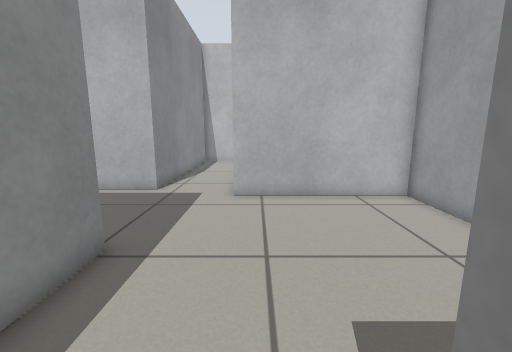
[1] (above)

18 first-person views from a walk through a robot-simulator world made for Gazebo. The camera is 0.68 m above the floor, tilts 10° down and sees 90° across. The floor is counted in squares, 0.25 m on a side. Each view is taken from the middle of a square. On the plan, view 1 faces up. The plan holds only what a view shows up to about 18 squares ahead; the rest is blank.

[2]
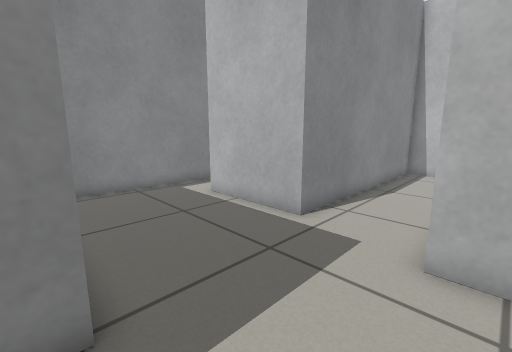

[3]
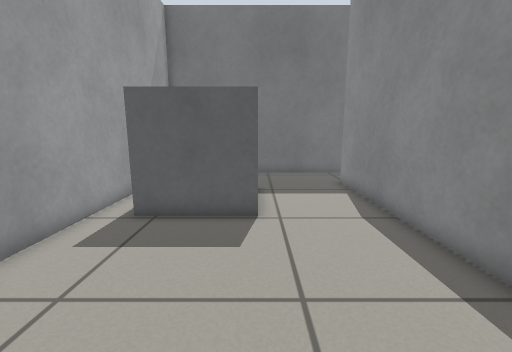

[4]
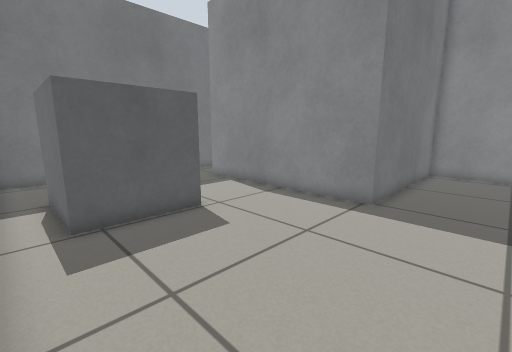

[5]
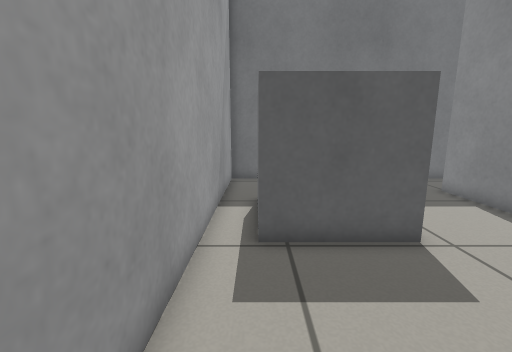

[6]
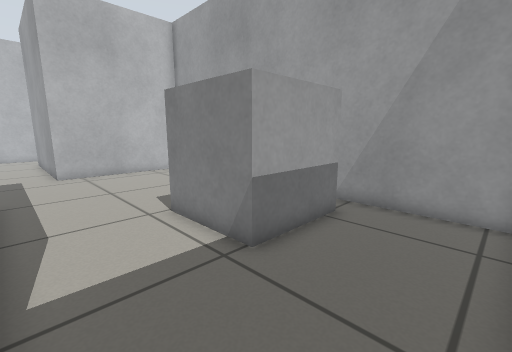

[7]
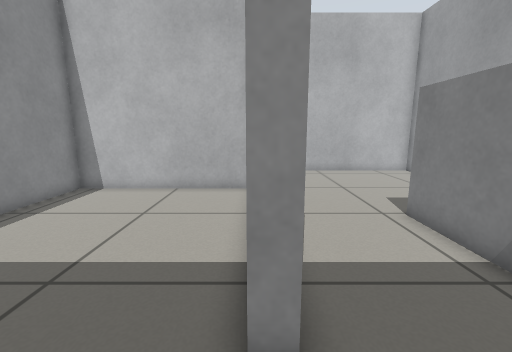

[8]
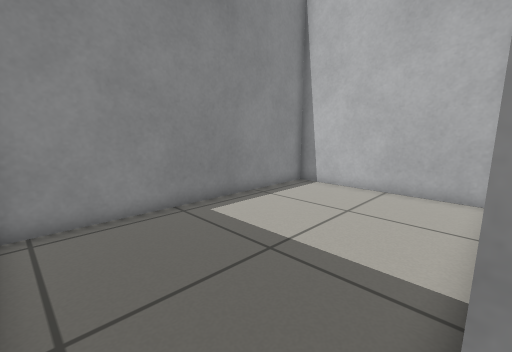

[9]
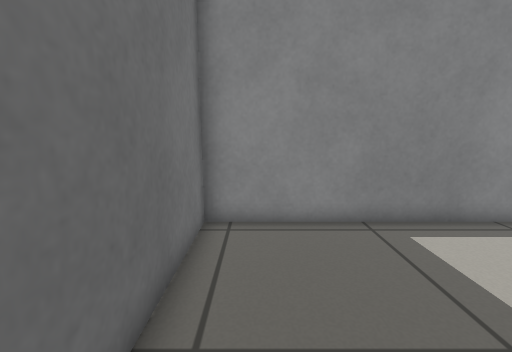

[10]
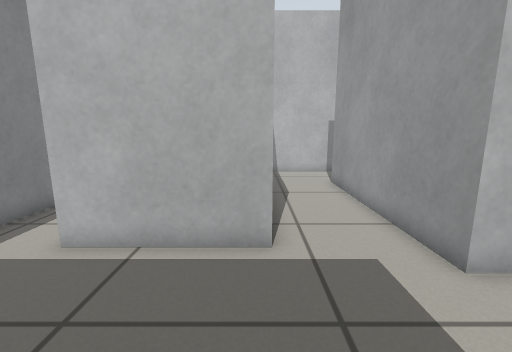

[11]
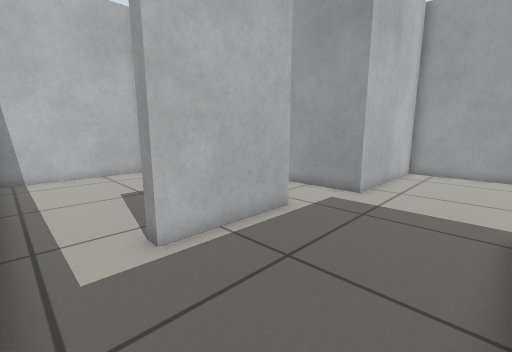

[12]
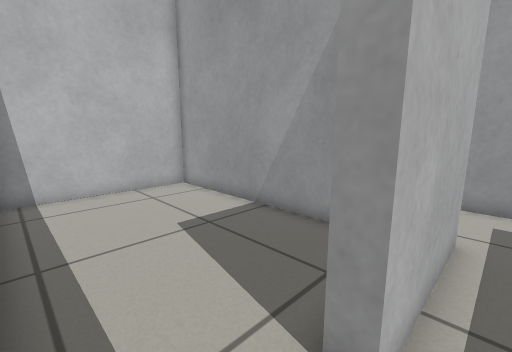

[13]
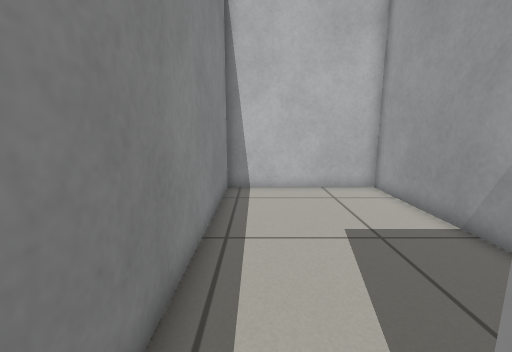

[14]
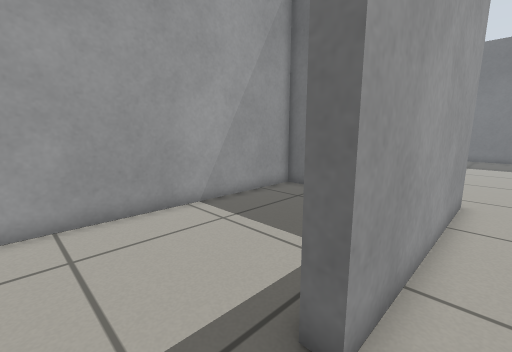

[15]
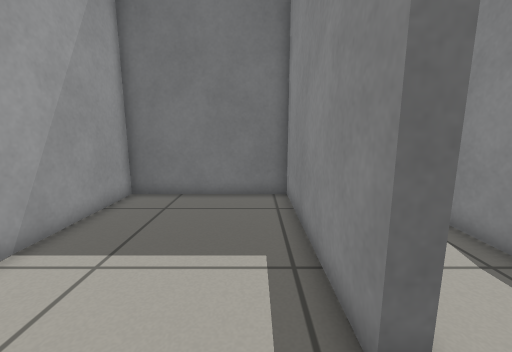

[16]
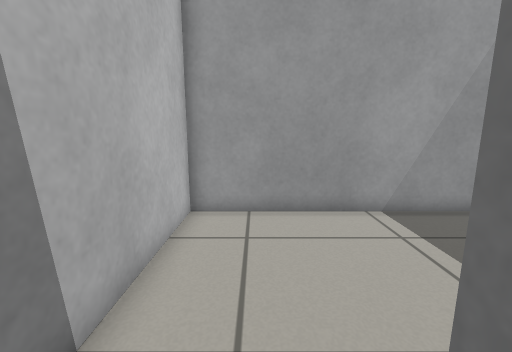

[17]
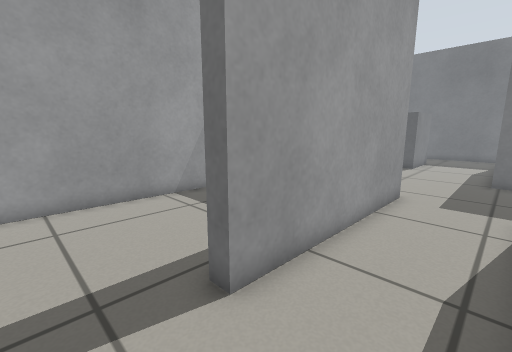

[18]
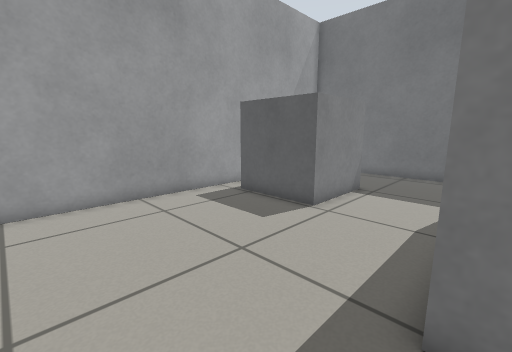

### Floor plan
Key: @ floor where view 1 was taken; # wall or solid block; . floor; B grey box.
Columns run from 13 left of view 1 to 7 right of it. Each row starts with its distance up from view 1.
 23 #####################
 22 #.......#...........#
 21 #.......#...........#
 20 #.......#...........#
 19 #.......#...##......#
 18 #.......#...##......#
 17 #.......#...##......#
 16 #.......#...##......#
 15 #.......#...##......#
 14 #.......#...##......#
 13 #.....  #...##......#
 12 #...#####...##......#
 11 #...........#########
 10 #...................#
  9 #...................#
  8 #...................#
  7 #...................#
  6 #...................#
  5 ##########..........#
  4 #........#..........#
  3 #........#..........#
  2 #........#..........#
  1 #........#....BBBBB.#
  0 #........#...@B   B.#
 -1 #........#....B   B.#
 -2 #........#....B   B.#
 -3 #........#....BBBBB.#
 -4 #........#..........#
 -5 #...................#
 -6 #...................#
 -7 #...................#
 -8 #####################

Where each view was taken, in squares from view 1:
view 1: 0 up, 0 right, facing up
view 2: 5 up, 0 right, facing up-left
view 3: 9 up, 1 right, facing down
view 4: 9 up, 6 right, facing down-left
view 5: 7 up, 5 right, facing down
view 6: 7 down, 3 left, facing up-right
view 7: 7 down, 4 left, facing up
view 8: 7 down, 4 left, facing up-left
view 9: 6 down, 5 left, facing left
view 10: 6 up, 5 left, facing up
view 11: 6 up, 12 left, facing up-right
view 12: 11 up, 12 left, facing up-right
view 13: 11 up, 11 left, facing up
view 14: 22 up, 2 left, facing down-right
view 15: 22 up, 1 right, facing down
view 16: 21 up, 2 left, facing right
view 17: 22 up, 4 left, facing down-right
view 18: 9 up, 4 left, facing down-right
